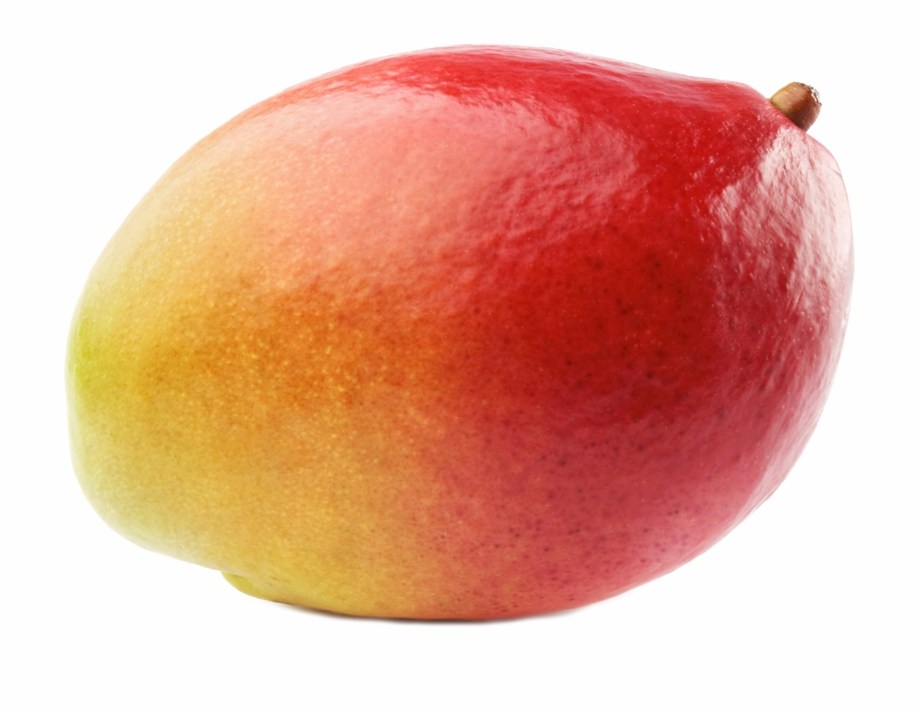
#> input picture img/mango-de-frente.png, 920 x 715 px
$ python segmentacion.py
#> lines starting #> are read from the running program, lines starting #| are printed output that depends on the picture; after the words box and inside, x2 and y2 are one past the last pixel; in counts of white or black regions, pixels touching at a corner belong together
import cv2
import math
import matplotlib.pyplot as plt
import numpy as np
from scipy.stats import linregress


img = cv2.imread("img/mango-de-frente.png", 1)
#> img is the input picture: shape (715, 920, 3); mean B, G, R 156.9, 175.9, 230
img2 = cv2.imread("img/mango-top.jpg",1)
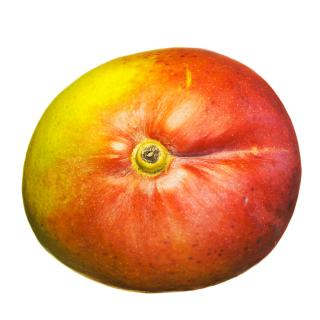
#> input picture img/mango-top.jpg, 320 x 320 px
#> img2 is the input picture: shape (320, 320, 3); mean B, G, R 138.8, 179.2, 230.7

img3 = cv2.imread("img/gaussImgGris.jpg", 1)
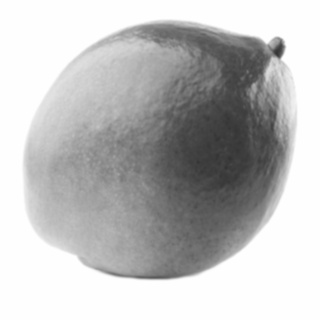
#> input picture img/gaussImgGris.jpg, 320 x 320 px
#> img3 is the input picture: shape (320, 320, 3); min 51, max 255, mean 189.8
img4 = cv2.imread("img/gaussImg2Gris.jpg", 1)
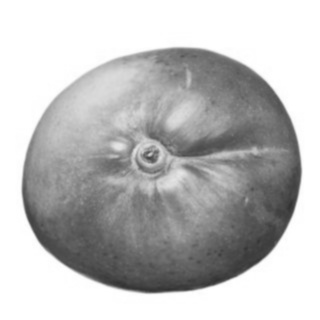
#> input picture img/gaussImg2Gris.jpg, 320 x 320 px
#> img4 is the input picture: shape (320, 320, 3); min 49, max 255, mean 190

def buscaMinimoBlanco(imagen):
    filas,columnas,d = imagen.shape
#> filas = 320; columnas = 320; d = 3
    for i in range(filas):
        for j in range(columnas):
            pixel = imagen[i,j]
            minimo= min(pixel)
    return minimo


umbral = buscaMinimoBlanco(img3)
#> umbral = 254
for x in range(len(img3)):
    for y in range(len(img3[0])):
        if(img3[x][y][0] < umbral-4):
            img3[x][y] = 0
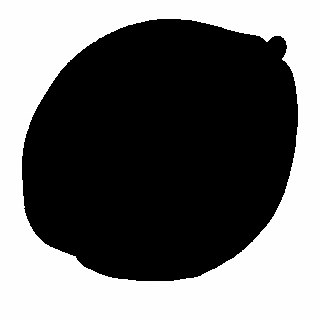
#> img3: shape (320, 320, 3); min 0, max 255, mean 109.8

umbral2 = buscaMinimoBlanco(img4)
#> umbral2 = 255
for x in range(len(img4)):
    for y in range(len(img4[0])):
        if(img4[x][y][0] < umbral2-15):
            img4[x][y] = 0

print(umbral)
#| 254
print(umbral2)
#| 255

def contorno(imagen):
    imagenCopia = imagen.copy()
    for x in range(len(imagen)):
        for y in range(len(imagen[0])):
            if(imagen[x][y][0] == 0):
                if(imagen[x-1][y-1][0] != 0 or imagen[x-1][y][0] != 0 or imagen[x-1][y+1][0] != 0 or imagen[x][y-1][0] != 0
                   or imagen[x][y+1][0] != 0 or imagen[x+1][y-1][0] != 0 or imagen[x+1][y][0] != 0 or imagen[x+1][y+1][0] != 0 ):
                    imagenCopia[x][y] = 0
                else:
                    imagenCopia[x][y] = 255

    for x in range(len(imagenCopia)):
        for y in range(len(imagenCopia[0])):
            if(imagenCopia[x][y][0] == 0):
                imagenCopia[x][y] = 255
            else:
                imagenCopia[x][y] = 0
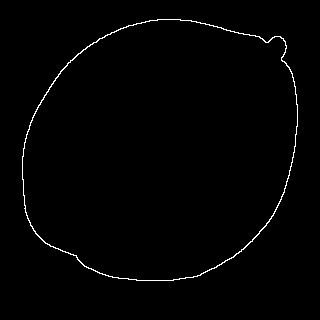
#> imagenCopia: shape (320, 320, 3); 1.1% white in thin lines or dots, all inside (x1, y1, x2, y2) = (22, 19, 298, 281)
    return imagenCopia


contornoImg1 = contorno(img3)
contornoImg2 = contorno(img4)
#> after the loop in contorno (call 2), `for x in range(len(imagen)):`:
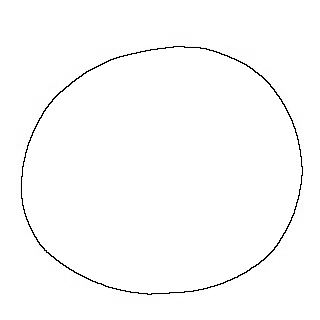
#> imagenCopia: shape (320, 320, 3); min 0, max 255, mean 252.2
#> after the loop in contorno (call 2), `for x in range(len(imagenCopia)):`:
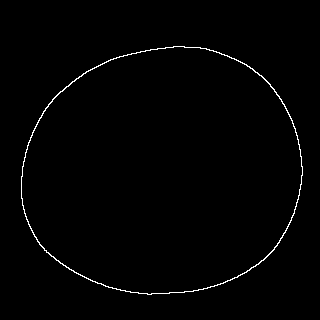
#> imagenCopia: shape (320, 320, 3); 1% white in thin lines or dots, all inside (x1, y1, x2, y2) = (21, 46, 303, 295)


def centroide(imagen):
    sumaX = 0
    sumaY = 0
    cont = 0
    listaResultado = []
    for x in range(len(imagen)):
        for y in range(len(imagen[0])):
            if(imagen[x][y][0] == 255):
                sumaX += x
                sumaY += y
                cont += 1
#> after the loop, cont = 1095; sumaX = 161163; sumaY = 178270

    sumaX = int((sumaX / cont))
#> sumaX = 147
    sumaY = int((sumaY / cont))
#> sumaY = 162

    listaResultado.append(sumaX)
    listaResultado.append(sumaY)
    return listaResultado

def dibujaCentroide(imagen, lista):
    imagen[lista[0], lista[1]] = 255
    return imagen

contornoImg1 = dibujaCentroide(contornoImg1, centroide(contornoImg1))
contornoImg2 = dibujaCentroide(contornoImg2, centroide(contornoImg2))


def distanciaEuclidea(lista1,lista2):
    return math.sqrt((lista2[0]-lista1[0])**2+(lista2[1]-lista1[1])**2)


listaAux = []
for x in range(len(contornoImg1)):
    for y in range(len(contornoImg1[0])):
        if contornoImg1[x][y][0] >= 240:
            listaAux.append([x,y])
#> after the loop, listaAux = 1096 pairs, first value 19 to 280, second value 22 to 297

c1=centroide(contornoImg1)
#> c1 = [147, 162]


#cv2.imshow("Contorno Dibujado 1", contornoImg1)
#cv2.imshow("Contorno Dibujado 2", contornoImg2)
#cv2.waitKey(0)
